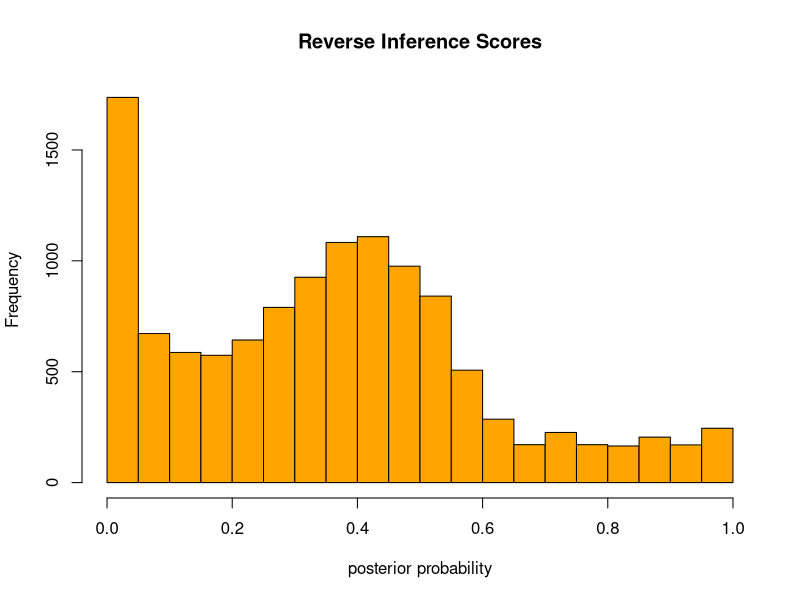
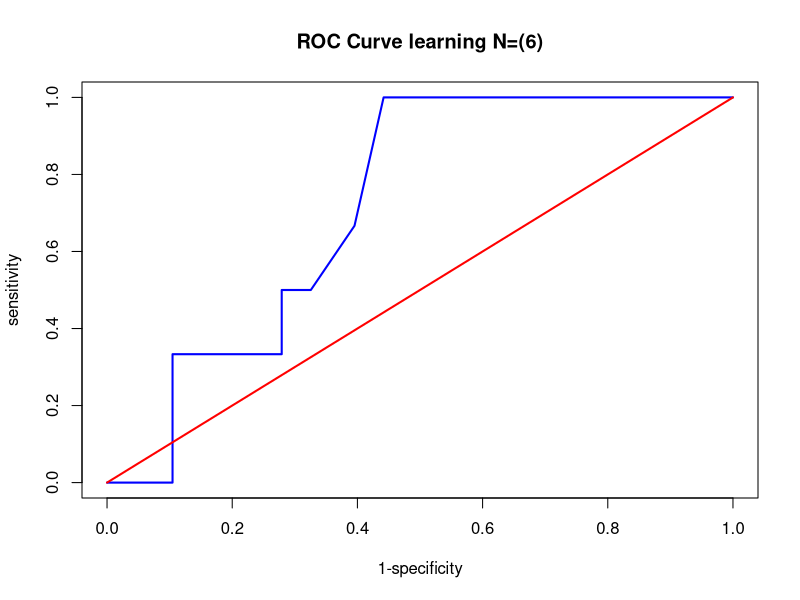
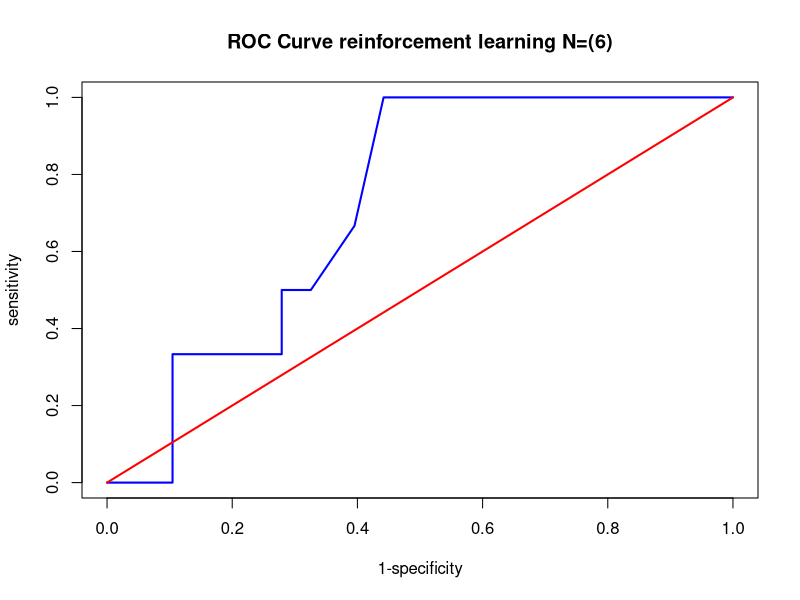
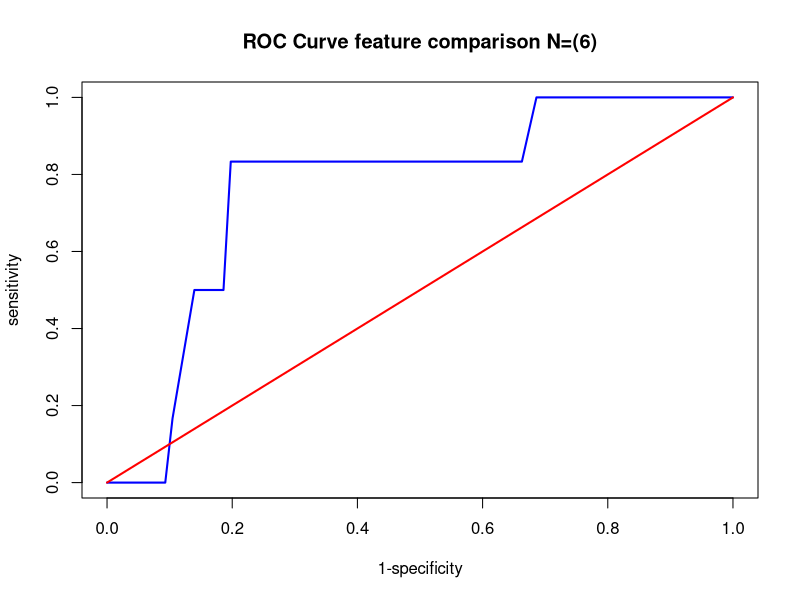
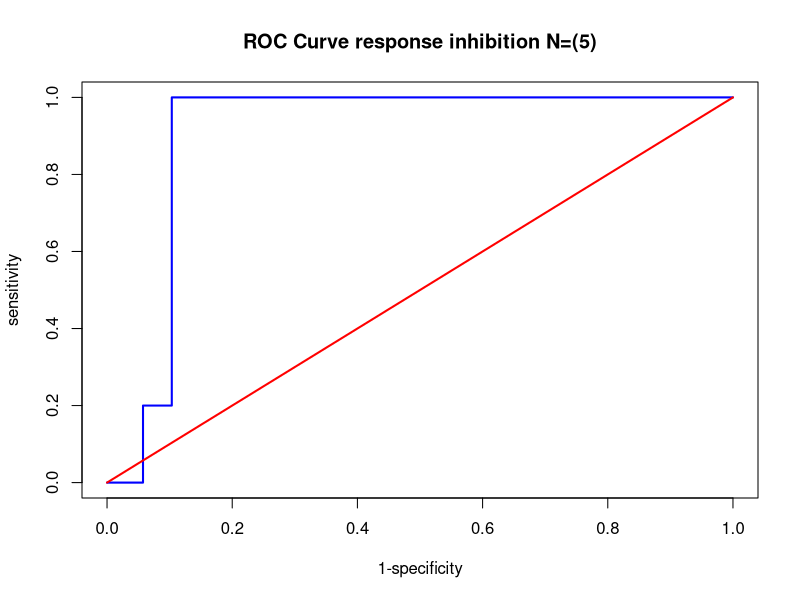
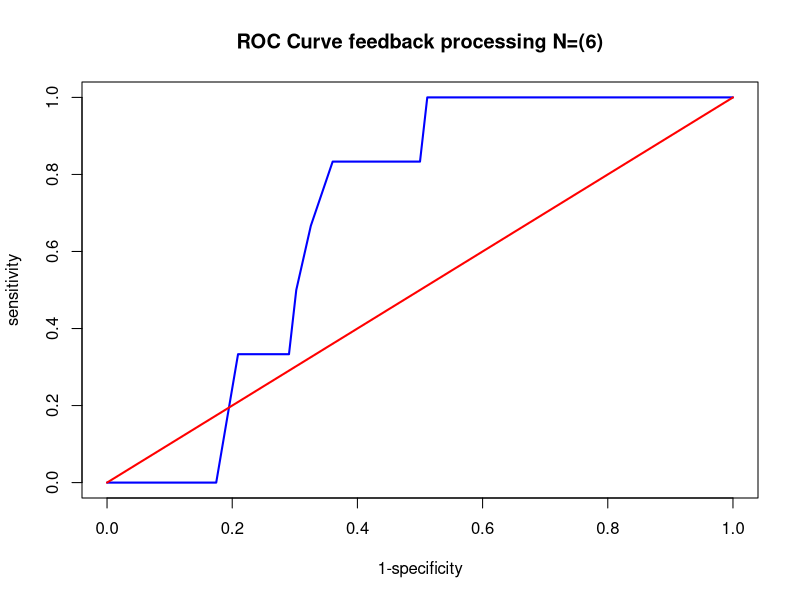
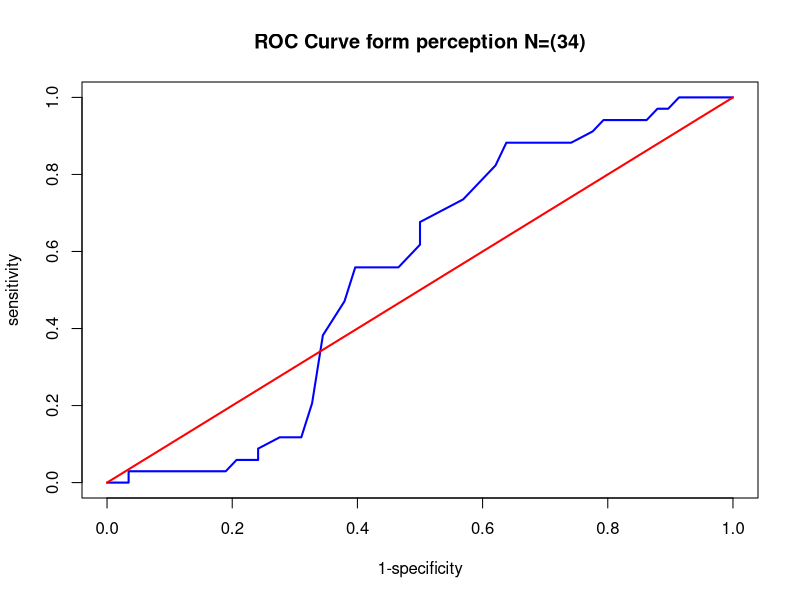
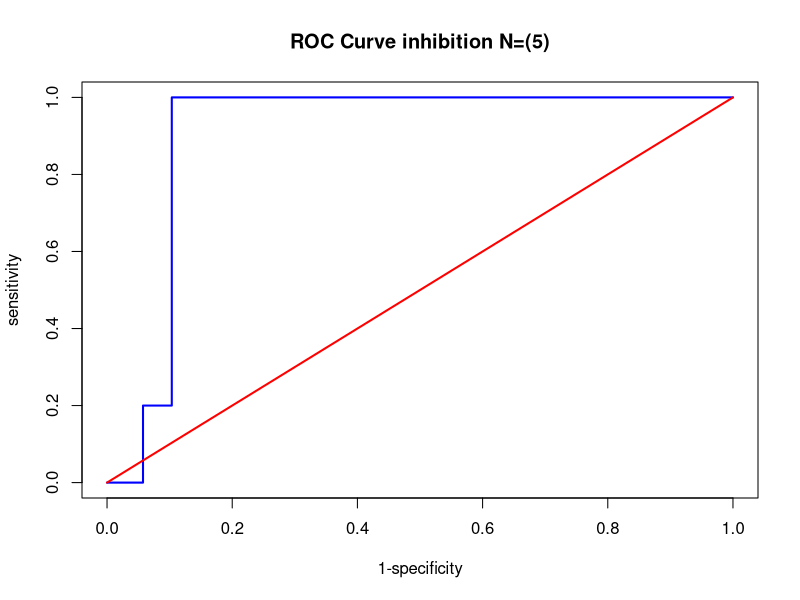

Recreate these plots in R, in order. (Note: this script raises an error after producing the figures.)
library(plyr)
library(dplyr)
library(ggplot2)

setwd("/home/vanessa/Documents/Dropbox/Code/papers/semantic-comparison/semantic-image-comparison-analysis/analysis/reverse_inference")

# Reading in the result data - this is the file produced by 4.compile_reverse_inference_results.py
ri_score = read.csv("data/reverse_inference_scores.tsv",sep="\t",stringsAsFactors=FALSE,row.names=1) # reverse inference scores

# Let's look at the overall posterior scores
png("img/ri_hist.png", width = 8, height = 5, units = 'in', res = 300)
hist(as.matrix(ri_score$ri_distance),main="Reverse Inference Scores",col="orange",xlab="posterior probability")
dev.off()

# Read in all groups
groups = read.csv("groups/all_groups.tsv",sep="\t",stringsAsFactors=FALSE)
image_ids = c()
for (image in groups$image){
  image = strsplit(image,"/")[[1]]
  image = as.numeric(strsplit(image[length(image)],"[.]")[[1]][1])
  image_ids = c(image_ids,image)
}
groups$image_ids = image_ids

# Make a lookup table for the node name
nodes = unique(groups$group)
node_lookup = c()
for (node in nodes){
  node_name = unique(groups$name[groups$group==node])
  node_lookup = c(node_lookup,node_name)
}
length(node_lookup) == length(nodes)
names(node_lookup) = nodes

# For each group, calculate an accuracy across thresholds
df = c()

# Thresholds are the values in the column names
#thresholds = as.numeric(gsub("ri_binary_","",colnames(ri_score[7:ncol(ri_score)])))

# Calculate accuracy for each node group
# Count evidence for (meaning bayes_in > bayes_out or against (bayes_out > bayes_in)) each concept
# for each of ranges and bin data
for (threshold in seq(0,1,by=0.01)){
  cat("Parsing",threshold,"\n")  
  for (node in nodes){
    cat("Parsing",node,"\n")  
    accuracies = c()
    # Find in group
    group = groups[groups$group==node,]
    in_group = group$image_ids[which(group$direction=="in")]
    out_group = group$image_ids[which(group$direction=="out")]
    # Get reverse inference scores
    if (node %in% ri_score$node){
      node_scores = ri_score[ri_score$node==node,]
      scores = node_scores[,which(colnames(ri_score)=="ri_distance")]
      names(scores) = node_scores$image_id # image_ids
      # This case happens when N=1 for the node in question, since we removed the image from the group. The score should be 1.
      scores[is.na(scores)] = 1
      # Image index will have 1 for belonging to class, 0 otherwise
      real = array(0,dim=length(unique(image_ids)))
      predicted = array(0,dim=length(unique(image_ids)))
      names(real) = unique(image_ids)
      names(predicted) = unique(image_ids)
      predicted[names(which(scores>=threshold))] = 1
      real[as.character(in_group)] = 1
      # Calculate metrics
      # c("TP","FP","TN","FN","accuracy","in_count","out_count")
      TP = sum(real*predicted)  
      TN = length(intersect(names(which(real==0)),names(which(predicted==0))))
      FP = length(intersect(names(which(real==0)),names(which(predicted==1))))
      FN = length(intersect(names(which(real==1)),names(which(predicted==0))))
      if (TP+FP==0){
          sens = 0
      } else {
          sens = TP / (TP + FN)
      }
      if (TN+FN==0){
         spec = 0        
      } else {
         spec = TN / (TN + FP)
      }
      accuracy = (TP + TN)/ (TP + TN + FP + FN)
      accuracies = rbind(accuracies,c(node,TP,FP,TN,FN,sens,spec,accuracy,length(in_group),length(out_group),threshold))
    }
    df = rbind(df,accuracies)
  }
}

# Now look at accuracies for each threshold!
rownames(df) = seq(1,nrow(df))
colnames(df) = c("nid","TP","FP","TN","FN","sensitivity","specificity","accuracy","in_count","out_count","threshold")
df = as.data.frame(df,stringsAsFactors=FALSE)
save(df,file="result/accuracies_df_nodes.rda")
write.csv(df,file="result/accuracies_df_nodes.csv")

# Plot a basic ROC for each class
pdf("result/roc_gr4.pdf")
nodes = unique(df$nid)
for (node in nodes){
  subset = df[df$nid==node,]
  N = unique(subset$in_count)
  if (as.numeric(N)>4){
    title = paste("ROC Curve ",as.character(node_lookup[node])," N=(",N,")",sep="")
    plot(1-as.numeric(subset$specificity),as.numeric(subset$sensitivity),
         xlab="1-specificity",ylab="sensitivity",main=title,
         xlim=c(0,1),ylim=c(0,1),type="n")
    lines(1-as.numeric(subset$specificity),as.numeric(subset$sensitivity),col="blue",lwd=2,xlim=c(0,1),ylim=c(0,1))
    lines(seq(0,1,0.05),seq(0,1,0.05),col="red",lwd=2,xlim=c(0,1),ylim=c(0,1))
  }
}

dev.off()

# Now lets generate a single vector of AUC scores - one for each concept
library(ROCR)

# First let's build our "actual label" matrix, Z
Z = array(0,dim=c(length(unique(image_ids)),length(nodes)))
rownames(Z) = unique(image_ids)
colnames(Z) = nodes
# 1 means labeled == YES, -1 means NO
for (node in nodes){
  # Find in group
  group = groups[groups$group==node,]
  in_group = group$image_ids[which(group$direction=="in")]
  Z[which(rownames(Z)%in% in_group),node] = 1
}
write.csv(Z,file="result/node_concepts_binary_df.csv")

# As a reminder, our matrix Z has actual labels in it
# Let's calculate an AUC for each node (concept/term)
aucs =c()
nodes_defined = c()
for (node in nodes){
  if (node %in% ri_score$node){
    # Find in group
    group = groups[groups$group==node,]
    in_group = group$image_ids[which(group$direction=="in")]
    predictions = ri_score[ri_score$node==node,]
    actual = as.numeric(Z[which(rownames(Z)%in%predictions$image_id),node])
    predictions = predictions[,which(colnames(ri_score)=="ri_distance")]
    predictions[is.na(predictions)]=1
    pred = prediction(predictions, actual)
    perf = performance(pred,"auc")
    aucs = c(aucs,perf@y.values[[1]])
    nodes_defined = c(nodes_defined,node)
  }
}
write.csv(aucs,file="result/node_aucs_132.csv")
# Now let's plot the AUCs
library(dplyr)
library(reshape2)
names(aucs) = node_lookup[nodes_defined]
save(aucs,file="result/aucs_concepts_132.Rda")
aucdf = as.data.frame(aucs)
aucdf$concept = rownames(aucdf)
tmp = melt(aucdf,id.vars=c("concept"))

# Let's sort! MAKE IT BLUE.
library(ggplot2)
tmp = tmp[with(tmp, order(-value)), ]
rownames(tmp) = seq(1,nrow(tmp))
tmp$sort = as.numeric(rownames(tmp))
ggplot(tmp, aes(x=sort,y=value,fill=value)) + 
  geom_bar(stat="identity",ylim=c(0,1)) + 
  xlab("concept") +
  ylab(paste("AUC")) +
  scale_x_discrete(limits=tmp$sort,labels=tmp$concept) +
  theme(axis.text.x = element_text(angle = 90, hjust = 1),legend.position="none")

# Now for file
png("img/aucs_concepts_132.png", width = 12, height = 8, units = 'in', res = 300)
ggplot(tmp, aes(x=sort,y=value,fill=value)) + 
  geom_bar(stat="identity",ylim=c(0,1)) + 
  xlab("concept") +
  ylab(paste("AUC")) +
  scale_x_discrete(limits=tmp$sort,labels=tmp$concept) +
  theme(axis.text.x = element_text(angle = 90, hjust = 1),legend.position="none")
dev.off()

# NEW CLASSIFICATION PROCEDURE: for each image set, look at top scores, do they match labels?

# Load image lavels
accuracies = c()
Z = read.csv(file="result/node_concepts_binary_df.csv",row.names=1)
for (image_id in rownames(Z)){
  scores = ri_score[ri_score$image_id==image_id,c("ri_distance","node","in_count","out_count","image_id")]
  scores = scores[with(scores, order(-ri_distance)), ]
  # What % of correct labels do we get at top of list?
  actual = names(Z[image_id,which(Z[image_id,]==1)])
  top_n = scores[1:length(actual),]
  number_correct = length(which(top_n$node %in% actual))
  accuracy = number_correct / length(actual)
  accuracies = rbind(accuracies,c(image_id,accuracy,length(actual)))
}
rownames(accuracies) = rownames(Z)
accuracies = as.data.frame(accuracies,stringsAsFactors=FALSE)
colnames(accuracies) = c("image_id","accuracy","number_labels")
write.csv(accuracies,file="result/accuracies_mutlilabel_nodes.csv")

# Next, let's do a concept basis, and we will remove the other "actual" labels
accs = c()
for (concept in colnames(Z)){
  concept_accs = c()
  for (image_id in rownames(Z)){
    scores = ri_score[ri_score$image_id==image_id,c("ri_distance","node","in_count","out_count","image_id")]
    scores = scores[with(scores, order(-ri_distance)), ]
    actual = names(Z[image_id,which(Z[image_id,]==1)])
    # Only calculate if this image is labeled as this concept
    if (length(which(actual==concept))>0){
      other_actual = actual[-which(actual==concept)]
      scores = scores[-which(scores$node %in% other_actual),]
      if (scores$node[1]==concept){
        accs = c(accs,1)
      } else {
        accs = c(accs,0)
      }
    }
  }
}

library(ggplot2)
# Try comparing mean reverse inferene scores between in and out groups
pdf("result/2sampleT_invsout.pdf",onefile=TRUE)
for (concept in colnames(Z)){
  scores = ri_score[which(ri_score$node==concept),]
  in_images = rownames(Z)[which(Z[,concept]==1)]
  if (length(in_images)>1){
    out_images = rownames(Z)[which(Z[,concept]==0)]
    in_scores = scores$ri_distance[scores$image_id%in%in_images]
    out_scores = scores$ri_distance[scores$image_id%in%out_images]
    t=t.test(in_scores,out_scores)  
    if (t$p.value<0.05){
      sig="SIGNIFICANTLY DIFFERENT"
    } else {
      sig=""
    }
    dat = data.frame(xx = c(in_scores,out_scores),yy = c(rep("in",each = length(in_scores)),rep("out",each = length(out_scores))))
    g = ggplot(dat,aes(x=xx)) + 
      geom_histogram(data=subset(dat,yy == 'in'),fill = "red", alpha = 0.2) +
      geom_histogram(data=subset(dat,yy == 'out'),fill = "blue", alpha = 0.2) +
      ggtitle(paste(concept,sig))
  }      
  print(g)
}
dev.off()
